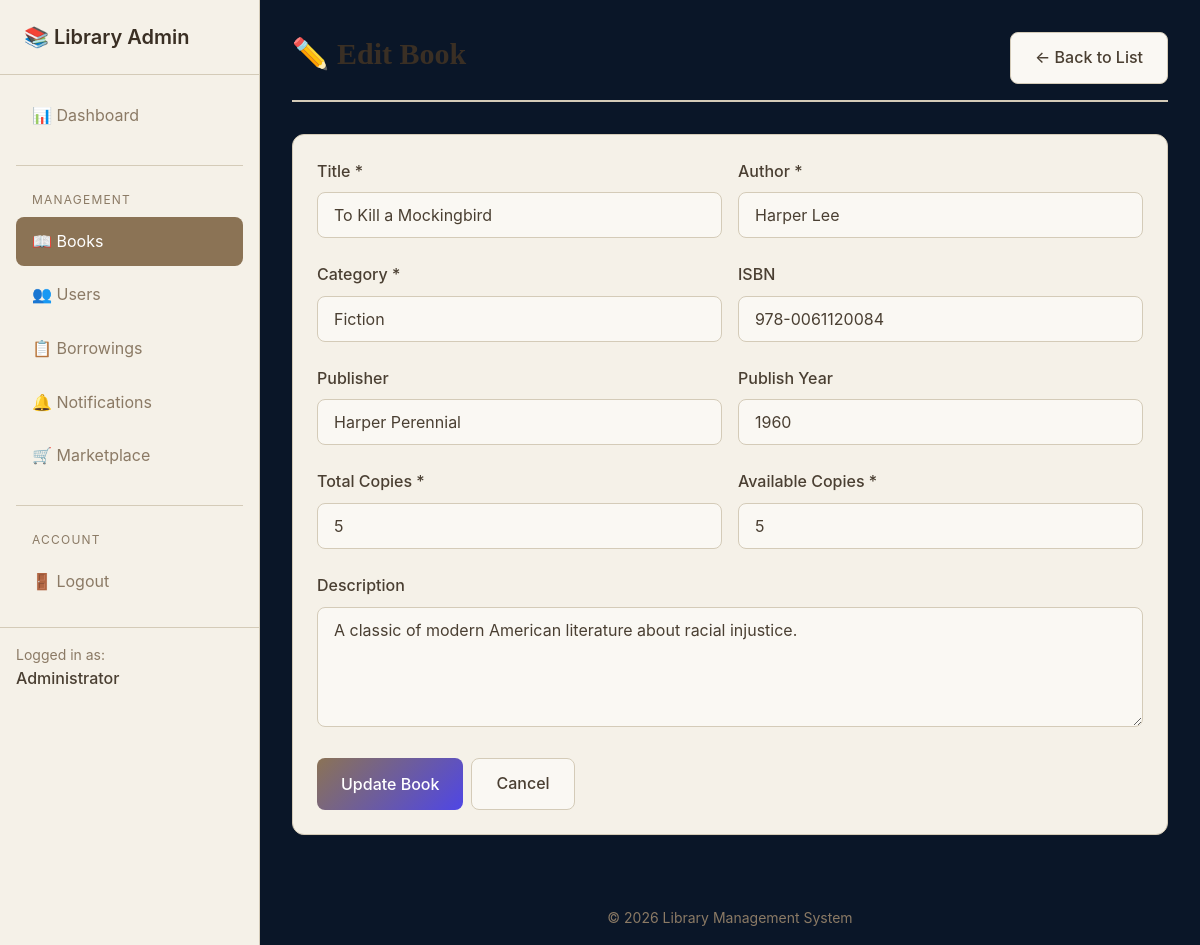
The page /admin/book_form.php?id=1 (signed in) on the database its author committed.
### tables this page shows
CREATE TABLE books (
    id INT PRIMARY KEY AUTO_INCREMENT,
    title VARCHAR(255) NOT NULL,
    author VARCHAR(255) NOT NULL,
    category VARCHAR(100) NOT NULL,
    isbn VARCHAR(20) NULL,
    publisher VARCHAR(255) NULL,
    publish_year INT NULL,
    total_copies INT NOT NULL DEFAULT 1,
    available_copies INT NOT NULL DEFAULT 1,
    description TEXT NULL,
    created_at DATETIME NOT NULL DEFAULT CURRENT_TIMESTAMP,
    
    INDEX idx_title (title),
    INDEX idx_author (author),
    INDEX idx_category (category),
    INDEX idx_available (available_copies),
    
     
    CONSTRAINT chk_copies CHECK (available_copies <= total_copies AND available_copies >= 0)
);

### includes/auth_check.php (called while the page is built, shortened)
<?php
function url($path) {
    return BASE_URL . $path;
}
function sanitize($input) {
    return htmlspecialchars(trim($input), ENT_QUOTES, 'UTF-8');
}

### admin/book_form.php (the view, shortened to what this page needs)
<?php
require_once __DIR__ . '/../includes/auth_check.php';
$book = null;
$isEdit = false;
$bookId = isset($_GET['id']) ? (int)$_GET['id'] : 0;
try {
    $db = getDB();
    if ($bookId > 0) {
        $stmt = $db->prepare("SELECT * FROM books WHERE id = ?");
        $stmt->execute([$bookId]);
        $book = $stmt->fetch();
        $isEdit = true;
    }
} catch (PDOException $e) {
    $error = "Database error: " . $e->getMessage();
}
require_once __DIR__ . '/../includes/header.php';
require_once __DIR__ . '/../includes/nav_admin.php';
?>
<div class="page-header">
    <h1><?= $isEdit ? '✏️ Edit Book' : '➕ Add New Book' ?></h1>
    <a href="<?= url('/admin/books_list.php') ?>" class="btn btn-secondary">← Back to List</a>
</div>
<div class="card">
    <form method="POST" action="">
        <div class="form-row">
            <div class="form-group">
                <label for="title">Title *</label>
                <input type="text" id="title" name="title"
                       value="<?= sanitize($book['title'] ?? '') ?>" required>
            </div>
            <div class="form-group">
                <label for="author">Author *</label>
                <input type="text" id="author" name="author"
                       value="<?= sanitize($book['author'] ?? '') ?>" required>
            </div>
        </div>
        <div class="form-row">
            <div class="form-group">
                <label for="category">Category *</label>
                <input type="text" id="category" name="category"
                       value="<?= sanitize($book['category'] ?? '') ?>"
                       list="category-list" required>
            </div>
            <div class="form-group">
                <label for="isbn">ISBN</label>
                <input type="text" id="isbn" name="isbn"
                       value="<?= sanitize($book['isbn'] ?? '') ?>">
            </div>
        </div>
        <div class="form-row">
            <div class="form-group">
                <label for="publisher">Publisher</label>
                <input type="text" id="publisher" name="publisher"
                       value="<?= sanitize($book['publisher'] ?? '') ?>">
            </div>
            <div class="form-group">
                <label for="publish_year">Publish Year</label>
                <input type="number" id="publish_year" name="publish_year"
                       value="<?= sanitize($book['publish_year'] ?? '') ?>"
                       min="1000" max="<?= date('Y') + 1 ?>">
            </div>
        </div>
        <div class="form-row">
            <div class="form-group">
                <label for="total_copies">Total Copies *</label>
                <input type="number" id="total_copies" name="total_copies"
                       value="<?= (int)($book['total_copies'] ?? 1) ?>"
                       min="1" required>
            </div>
            <div class="form-group">
                <label for="available_copies">Available Copies *</label>
                <input type="number" id="available_copies" name="available_copies"
                       value="<?= (int)($book['available_copies'] ?? 1) ?>"
                       min="0" required>
            </div>
        </div>
        <div class="form-group">
            <label for="description">Description</label>
            <textarea id="description" name="description"
                      placeholder="Brief description of the book..."><?= sanitize($book['description'] ?? '') ?></textarea>
        </div>
        <div class="btn-group">
            <button type="submit" class="btn btn-primary">
                <?= $isEdit ? 'Update Book' : 'Add Book' ?>
            </button>
            <a href="<?= url('/admin/books_list.php') ?>" class="btn btn-secondary">Cancel</a>
        </div>
    </form>
</div>
<?php require_once __DIR__ . '/../includes/footer_admin.php'; ?>

### css/style.css (style rules this page uses)
:root { --color-bg: #0a1628; --color-bg-dark: #050d1a; --color-surface: #f5f1e8; --color-surface-alt: #faf8f3; --color-surface-hover: #f0ebe0; --color-text: #4a3f32; --color-text-muted: #8b7a65; --color-text-heading: #3a2f24; --color-text-light: #e8e4dc; --color-text-nav: #b8b0a0; --color-primary: #8b7355; --color-primary-hover: #6b5b4a; --color-primary-light: #a89a85; --color-primary-bright: #5b7ce6; --color-success: #5a8f4f; --color-success-bg: rgba(90, 143, 79, 0.1); --color-warning: #d4a574; --color-warning-bg: rgba(212, 165, 116, 0.1); --color-danger: #c85a54; --color-danger-bg: rgba(200, 90, 84, 0.1); --color-info: #6b8fa3; --color-info-bg: rgba(107, 143, 163, 0.1); --color-border: #d4cbb8; --color-border-dark: #1a2942; --shadow-sm: 0 1px 2px 0 rgba(107, 91, 74, 0.08); --shadow-md: 0 4px 6px -1px rgba(107, 91, 74, 0.12); --shadow-lg: 0 10px 15px -3px rgba(107, 91, 74, 0.15); --spacing-xs: 0.25rem; --spacing-sm: 0.5rem; --spacing-md: 1rem; --spacing-lg: 1.5rem; --spacing-xl: 2rem; --border-radius: 0.5rem; --border-radius-lg: 0.75rem; --sidebar-width: 260px; }
* { margin: 0; padding: 0; box-sizing: border-box; }
html { font-size: 16px; scroll-behavior: smooth; }
body { font-family: 'Inter', system-ui, -apple-system, BlinkMacSystemFont, "Segoe UI", sans-serif; background-color: var(--color-bg); color: var(--color-text); line-height: 1.6; min-height: 100vh; }
a { color: var(--color-primary-light); text-decoration: none; transition: color 0.2s ease; }
h1, h2, h3, h4, h5, h6 { color: var(--color-text-heading); font-weight: 600; line-height: 1.3; margin-bottom: var(--spacing-md); }
h1 { font-size: 1.875rem; }
.form-group { margin-bottom: var(--spacing-lg); }
.form-group label { display: block; margin-bottom: var(--spacing-sm); font-weight: 500; color: var(--color-text); }
.form-group input, .form-group select, .form-group textarea { width: 100%; padding: 0.75rem 1rem; background: var(--color-surface-alt); border: 1px solid var(--color-border); border-radius: var(--border-radius); color: var(--color-text); font-size: 1rem; font-family: inherit; transition: border-color 0.2s ease, box-shadow 0.2s ease; }
.form-group input::placeholder, .form-group textarea::placeholder { color: var(--color-text-muted); }
.form-group textarea { min-height: 120px; resize: vertical; }
.form-row { display: flex; gap: var(--spacing-md); flex-wrap: wrap; }
.form-row .form-group { flex: 1; min-width: 200px; }
.btn { display: inline-flex; align-items: center; justify-content: center; gap: var(--spacing-sm); padding: 0.75rem 1.5rem; font-size: 1rem; font-weight: 500; font-family: inherit; border: none; border-radius: var(--border-radius); cursor: pointer; transition: all 0.3s cubic-bezier(0.4, 0, 0.2, 1); text-decoration: none; position: relative; overflow: hidden; }
.btn::before { content: ''; position: absolute; top: 50%; left: 50%; width: 0; height: 0; background: rgba(255, 255, 255, 0.2); border-radius: 50%; transform: translate(-50%, -50%); transition: width 0.6s ease, height 0.6s ease; }
.btn-primary { background: linear-gradient(135deg, var(--color-primary) 0%, #4f46e5 100%); color: white; }
.btn-secondary { background: var(--color-surface-alt); color: var(--color-text); border: 1px solid var(--color-border); }
.btn-group { display: flex; gap: var(--spacing-sm); flex-wrap: wrap; }
.card { background: var(--color-surface); border: 1px solid var(--color-border); border-radius: var(--border-radius-lg); padding: var(--spacing-lg); margin-bottom: var(--spacing-lg); box-shadow: var(--shadow-sm); transition: transform 0.3s ease, box-shadow 0.3s ease, border-color 0.3s ease; animation: fadeInUp 0.5s ease-out; }
.page-header { display: flex; justify-content: space-between; align-items: center; margin-bottom: var(--spacing-xl); flex-wrap: wrap; gap: var(--spacing-md); }
.page-header h1 { margin-bottom: 0; }

### css/navigation.css (style rules this page uses)
.page-header { margin-bottom: 2rem; padding-bottom: 1rem; border-bottom: 2px solid var(--color-border); }
.page-header h1 { color: var(--color-text-heading); margin-bottom: 0.5rem; font-family: Georgia, serif; }

### css/dropdown.css (style rules this page uses)
.book-card, .book-actions, .book-details, .card { overflow: visible !important; }

### rows shown on the page
books: title "To Kill a Mockingbird", author "Harper Lee", category "Fiction", isbn "978-0061120084", publisher "Harper Perennial", publish_year "1960", total_copies "5", available_copies "5", description "A classic of modern American literature about racial injustice."

### other values the page prints
getCurrentUserName() "Administrator"
